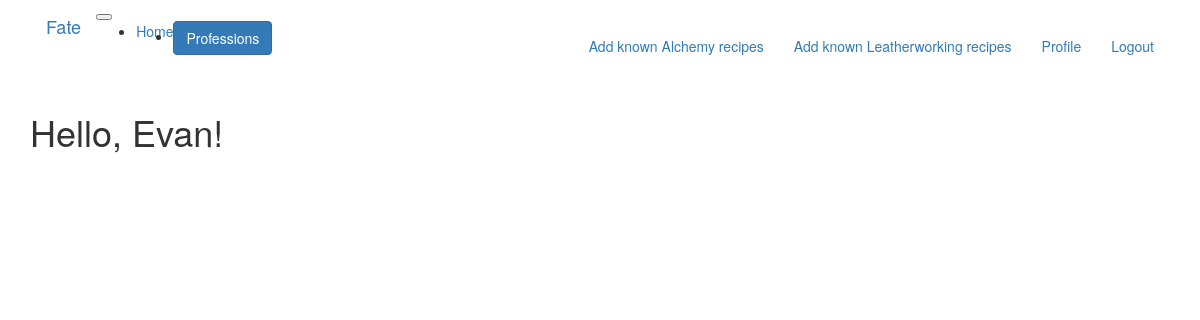
The app's page /index (signed in) with its own data.
### app/models.py (models this page shows, shortened)
class User(UserMixin, db.Model):
    id = db.Column(db.Integer, primary_key=True)
    username = db.Column(db.String(64), index=True, unique=True)
    email = db.Column(db.String(120), index=True, unique=True)
    password_hash = db.Column(db.String(128))
    about_me = db.Column(db.String(140))
    last_seen = db.Column(db.DateTime, default=datetime.utcnow)
    profession_one = db.Column(db.String(128), default='None')
    profession_two = db.Column(db.String(128), default='None')
    known_recipes = db.relationship(
        'ProfessionItem',
        secondary=user_recipes,
        primaryjoin=(user_recipes.c.user_id==id),
        backref=db.backref('item', lazy='dynamic'), lazy='dynamic'
    )

### app/routes.py (the view)
@app.route('/')
@app.route('/index')
@login_required
def index():
    return render_template('index.html', title='Home')

### app/models.py (called while the page is built)
@login.user_loader
def load_user(id):
    return User.query.get(int(id))

### app/routes.py (called while the page is built)
@app.before_request
def before_request():
    if current_user.is_authenticated:
        current_user.last_seen = datetime.utcnow()
        db.session.commit()

### app/templates/index.html
{% extends "base.html" %}
{% block app_content %}
    <h1>Hello, {{ current_user.username }}!</h1>
{% endblock %}

### app/templates/base.html (shortened to what this page needs)
{% extends 'bootstrap/base.html' %}
{% block navbar %}
    <div class="container">
        <nav class="navbar navbar-expand-lg navbar-dark bg-dark">
            <a class="navbar-brand" href="{{ url_for('index') }}">Fate</a>
            <button class="navbar-toggler" type="button" data-toggle="collapse" data-target="#navbarText" aria-controls="navbarText" aria-expanded="false" aria-label="Toggle navigation">
            </button>
            <div class="collapse navbar-collapse" id="navbarText">
                <ul class="navbar-nav mr-auto">
                    <li class="nav-item"><a class="nav-link" href="{{ url_for('index') }}">Home</a></li>
                    <li>
                        <div class="dropdown">
                            <button class="btn btn-primary dropdown-toggle" type="button" id="dropdownMenuButton" data-toggle="dropdown" aria-haspopup="true" aria-expanded="false">
                                Professions
                            </button>
                        </div>
                    </li>
                </ul>
                <ul class="nav navbar-nav navbar-right">
                    {% if current_user.is_anonymous %}
                    <li class="nav-item"><a class="nav-link" href="{{ url_for('login') }}">Login</a></li>
                    {% else %}
                    {% if current_user.profession_one != 'None' %}
                    <li class="nav-item"><a class="nav-link" href="{{ url_for('add_recipes', profession=current_user.profession_one) }}">Add known {{ current_user.profession_one }} recipes</a></li>
                    {% endif %}
                    {% if current_user.profession_two != 'None' %}
                    <li class="nav-item"><a class="nav-link" href="{{ url_for('add_recipes', profession=current_user.profession_two) }}">Add known {{ current_user.profession_two }} recipes</a></li>
                    {% endif %}
                    <li class="nav-item"><a class="nav-link" href="{{ url_for('user', username=current_user.username) }}">Profile</a></li>
                    <li class="nav-item"><a class="nav-link" href="{{ url_for('logout') }}">Logout</a></li>
                    {% endif %}
                </ul>
            </div>
        </nav>
    </div>
{% endblock %}
{% block content %}
    <div class="container">
        {% block app_content %}{% endblock %}
    </div>
{% endblock %}

### records on screen
User: profession_one "Alchemy", profession_two "Leatherworking", username "Evan"
